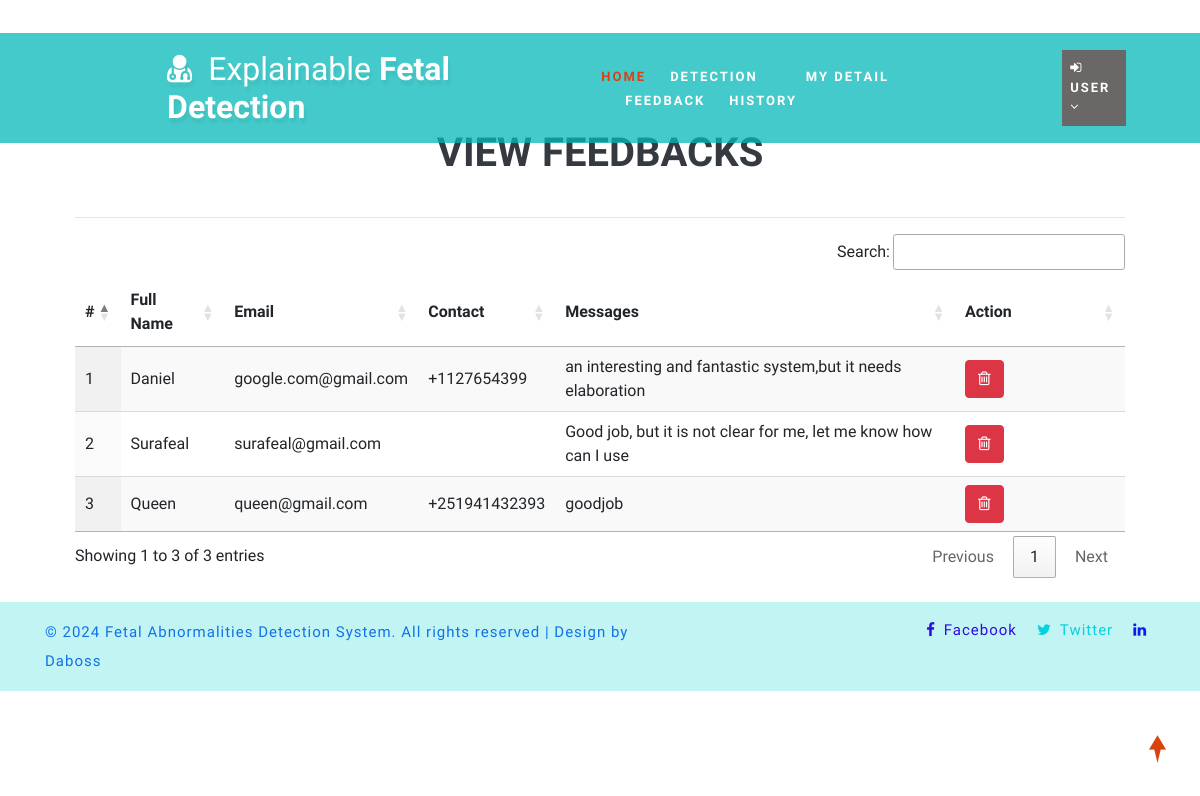
Page /view_feedback (signed in) on the committed database.
### health/models.py (models this page shows, shortened)
class Feedback(models.Model):
    user = models.ForeignKey(User, on_delete=models.CASCADE, null=True)
    messages = models.TextField(null=True)
    date = models.DateField(auto_now=True)

class Patient(models.Model):
    user = models.ForeignKey(User, on_delete=models.CASCADE, null=True)
    contact = models.CharField(max_length=100, null=True)
    address = models.CharField(max_length=100, null=True)
    dob = models.DateField(null=True)
    image = models.FileField(null=True)

### health/views.py (the view)
# urls.py: path('view_feedback', views.View_Feedback, name="view_feedback"),
@login_required(login_url="login")
def View_Feedback(request):
    dis = Feedback.objects.all()
    d = {'dis':dis}
    return render(request,'view_feedback.html',d)

### health/templates/view_feedback.html
{% extends 'index.html' %}
{% load static %}
{% block body %}
<div class="container-fluid" style="width:90%;margin-top:8%">
                    <div class="container-fluid">
                        <h1 align="center" class="w3ls-title text-uppercase text-dark font-weight-bold">View Feedbacks</h1><br>
                         </div><hr>
                                <table id="example" class="display" style="width:100%">
                                  <thead>
                                    <tr>
                                      <th>#</th>
                                      <th>Full Name</th>
                                      <th>Email</th>
                                      <th>Contact</th>
                                      <th>Messages</th>
                                      <th>Action</th>
                                  </tr>
                              </thead>
                              <tbody>
                              {% for i in dis %}
                                <tr>
                                  <td>{{forloop.counter}}</td>
                                  <td>{{i.user.first_name}} {{i.user.user.last_name}}</td>
                                  <td>{{i.user.email}}</td>
                                  <td>{{i.user.patient_set.all.0.contact}}</td>
                                  <td>{{i.messages}}</td>
                                  <td style="width:150px">
                                      <a href="{% url 'delete_feedback' i.id %}" ><button class="btn btn-danger" onclick="return confirm('Are you sure?')"><i class="fa fa-trash-o"></i></button></a></td>
                              </tr>
                              {% endfor %}
                          </tbody>
                      </table>
                  </div>
{% endblock %}

### health/templates/index.html (shortened to what this page needs)
<!DOCTYPE html>
{% load static %}
<html lang="en">
<head>
	<link rel="stylesheet" href="{% static 'css/bootstrap.css' %}">
	<link href="{% static 'css/css_slider.css' %}" type="text/css" rel="stylesheet" media="all">
	<link rel="stylesheet" href="{% static 'css/style.css' %}" type="text/css" media="all" />
	<link href="{% static 'css/font-awesome.min.css' %}" rel="stylesheet">
<link rel='stylesheet' type='text/css' href="https://cdn.datatables.net/1.10.21/css/jquery.dataTables.min.css">
<link rel='stylesheet' type='text/css' href="https://cdn.datatables.net/buttons/1.6.2/css/buttons.dataTables.min.css">
</head>
<body>
	<div id="home" style="margin-bottom:2%">
		<header>
			<div class="top-bar py-3">
				<div class="container">
					<div class="row">
						<div class="col-xl-7 col-lg-6 col-md-4 top-social-agile text-md-right text-center mt-md-0 mt-2">
							<div class="row">
								<div class="col-xl-3 col-lg-4 col-6 top-w3layouts p-md-0 text-right">
								</div>
								<div class="col-xl-3 col-lg-4 col-6 header-w3layouts text-md-right text-left">
								</div>
							</div>
						</div>
					</div>
				</div>
			</div>
		</header>
		<div class="main-top" style="background:rgba(5, 184, 184, 0.747)">
			<div class="container-fluid">
				<div class="header d-md-flex justify-content-between align-items-center py-3">
					<div id="logo" style="margin-left:13%">
						<h1>
							<a href="{% url 'home' %}">
								<span class="fa fa-user-md mr-2"></span>
								<span class="logo-sp">Explainable </span> Fetal Detection
							</a>
						</h1>
					</div>
					{% if request.user.is_staff %}
					<div class="nav_w3ls" style="margin-right:4%">
						<nav>
							<label for="drop1" class="toggle">Menu</label>
							<input type="checkbox" id="drop1" />
							<ul class="menu" style="padding:15px;width:100%">
								<li class="mx-lg-4 mx-md-3 my-md-0 my-2"><a href="{% url 'admin_home' %}" >Home</a></li>
								<li>
									<label for="drop-2" class="toggle toogle-2"> <span class="fa fa-angle-down" aria-hidden="true"></span>
									</label>
									<a href="#"> Doctor <span class="fa fa-angle-down" aria-hidden="true"></span></a>
									<ul style="margin-top:2%;width:40%;margin-right:0%">
										<li style="width:100%;"><a href="/add_doctor" class="drop-text">Add Doctor</a></li>
										<li style="width:100%;"><a href="/view_doctor" class="drop-text">View Doctor</a></li>
									</ul>
								</li>
								<li class="mx-lg-4 mx-md-3 my-md-0 my-2"><a href="/view_patient">Patient</a></li>
								<li class="mx-lg-4 mx-md-3 my-md-0 my-2">
									<a href="/view_search_pat">Searched Data</a></li>
								<li><a href="/view_feedback">Feedback</a></li>
							</ul>
						</nav>
					</div>
					<div class="nav_w3ls" style="margin-right:3%">
						<nav>
							<label for="drop2" class="toggle">Menu</label>
							<input type="checkbox" id="drop2" />
							<ul class="menu">
								<li class="mx-lg-4 mx-md-3 my-md-0 my-2" style="background:rgb(0, 4, 255);padding:8px">
									<label for="drop-2" class="toggle toogle-2"> <span class="fa fa-angle-down" aria-hidden="true"></span>
									</label>
									<a href="#"><i class="fa fa-user"></i> {{request.user.username}} <span class="fa fa-angle-down" aria-hidden="true"></span></a>
									<ul style="margin-top:10%;width:80%;margin-right:5%">
										<li style="width:100%;"><a href="{% url 'change_password' %}" class="drop-text">Password</a></li>
										<li style="width:100%;"><a href="{% url 'logout' %}" class="drop-text">Logout</a></li>
									</ul>
								</li>
							</ul>
						</nav>
					</div>
					{% elif request.user.patient_set.all.0 %}
					<div class="nav_w3ls" style="margin-left:5%;font-weight:bold">
						<nav>
							<ul class="menu" style="padding:15px;width:100%">
								<li><a href="{% url 'patient_home' %}" class="active">Home</a></li>
								<li class="mx-lg-4 mx-md-3 my-md-0 my-2"><a href="/add_fetaldetail">Detection</a></li>
								<li class="mx-lg-4 mx-md-3 my-md-0 my-2"><a href="/profile_doctor">My Detail</a></li>
								<li class="mx-lg-4 mx-md-3 my-md-0 my-2"><a href="/sent_feedback">Feedback</a></li>
								<li><a href="/view_search_pat">History</a></li>
							</ul>
						</nav>
					</div>
					<div class="nav_w3ls" style="margin-right:3%">
						<nav>
							<ul class="menu">
								<li class="mx-lg-4 mx-md-3 my-md-0 my-2" style="background:#6a6767;padding:8px">
									<a href="#"><i class="fa fa-sign-in"></i>{{request.user.username}} <span class="fa fa-angle-down" aria-hidden="true"></span></a>
								</li>
							</ul>
						</nav>
					</div>
					{% endif %}
				</div>
			</div>
		</div>
		{% block body %}
		{% endblock %}
	</div>
	<div class="copy-w3pvt" style="background:#08d1d13d;color:rgb(141, 179, 214)">
		<div class="container py-3">
			<div class="row">
				<div class="col-lg-7 w3ls_footer_grid1_left text-lg-left text-center">
					<p style="color:rgb(15, 115, 230)">&copy; 2024 Fetal Abnormalities  Detection System. All rights reserved | Design by Daboss</a>
					</p>
				</div>
				<div class="col-lg-5 w3ls_footer_grid_left1_pos text-lg-right text-center mt-lg-0 mt-2">
					<ul style="color:rgb(7, 79, 211)">
						<li>
							<a href="#" style="color:rgb(49, 9, 228)" class="facebook">
								<span class="fa fa-facebook-f mr-2"></span>Facebook</a>
						</li>
						<li class="mx-3">
							<a href="https://x.com/sisaynegashm" style="color:rgb(7, 208, 223)" class="twitter">
								<span class="fa fa-twitter mr-2"></span>Twitter</a>
						</li>
						<li>
							<a href="" style="color:rgb(7, 30, 235)" class="google">
								<span class="fa fa-linkedin mr-2"></span></a>
						</li>
					</ul>
				</div>
			</div>
		</div>
	</div>
	<a href="#home" style="color:white" class="move-top text-center"></a>
</body>
</html>

### health/static/css/style.css (style rules this page uses)
body { padding: 0; margin: 0; background: #FFF; font-family: 'Quicksand', sans-serif; }
body a, body button { transition: 0.5s all; -webkit-transition: 0.5s all; -moz-transition: 0.5s all; -o-transition: 0.5s all; -ms-transition: 0.5s all; text-decoration: none; }
html { scroll-behavior: smooth; }
h1, h2, h3, h4, h5, h6 { margin: 0; padding: 0; font-family: 'Mukta', sans-serif; }
p { margin: 0; padding: 0; font-size: 15px; letter-spacing: 1px; line-height: 1.9; color: #999; font-family: 'Quicksand', sans-serif; }
ul, ol { margin: 0; padding: 0; }
a.move-top { width: 34px; height: 34px; background: url(../images/move-top.png) no-repeat; display: inline-block; position: fixed; bottom: 4%; right: 2%; z-index: 0; }
#home { position: relative; }
.main-top { position: absolute; z-index: 999; width: 100%; background: rgba(0, 0, 0, 0.4); }
nav { margin: 0; padding: 0; }
#logo a { float: left; display: initial; font-weight: 700; font-size: 32px; color: #fff; text-shadow: 2px 5px 3px rgba(0, 0, 0, 0.06); padding: 0; }
span.logo-sp { font-weight: 100; }
nav:after { content: ""; display: table; clear: both; }
nav ul { float: right; padding: 0; margin: 0; list-style: none; position: relative; }
nav ul li { margin: 0px; display: inline-block; float: left; }
nav a { padding: 0; color: #fff; font-size: 13px; letter-spacing: 2px; font-weight: 700; text-transform: uppercase; display: inline-block; transition: 0.5s all; -webkit-transition: 0.5s all; -moz-transition: 0.5s all; -o-transition: 0.5s all; -ms-transition: 0.5s all; }
.menu li a.active, .menu li a:hover { color: #2196f3; transition: 0.5s all; -webkit-transition: 0.5s all; -moz-transition: 0.5s all; -o-transition: 0.5s all; -ms-transition: 0.5s all; color: #d84315; }
li>a:only-child:after { content: ''; }
.w3ls_footer_grid_left1_pos ul li, ul.list-part li { display: inline-block; }
.w3ls_footer_grid_left1_pos ul li a { color: #000; text-decoration: none; letter-spacing: 1px; font-size: 15px; }
.w3ls_footer_grid1_left p { color: #484848; font-weight: 500; }

### rows in the picture
Feedback: user.first_name "Daniel", user.email "google.com@gmail.com", user.patient_set.all.0.contact "+1127654399", messages "an interesting and fantastic system,but it needs elaboration"
Feedback: user.first_name "Surafeal", user.email "surafeal@gmail.com", messages "Good job, but it is not clear for me, let me know how can I use"
Feedback: user.first_name "Queen", user.email "queen@gmail.com", user.patient_set.all.0.contact "+251941432393", messages "goodjob"

### other values in the picture
{{ request.user.username }} "USER"
